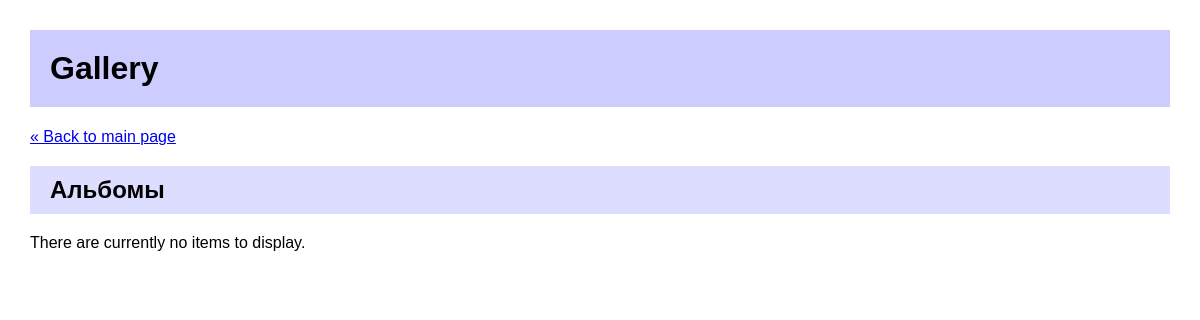
Before: /gallery/items/ with the older database file.
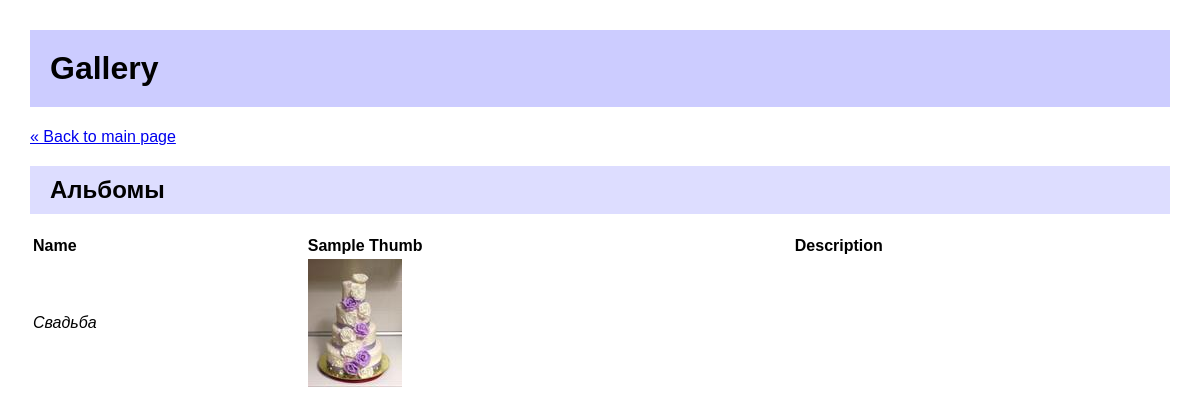
After: the same page with the newer database file.
### items/models/album.py (models this page shows, shortened)
class Album(Model):
    name = CharField(verbose_name="Наименование альбома", max_length=250)
    description = TextField(verbose_name="Характеристики альбома", blank=True, null=True)
    class Meta:
        verbose_name = 'Фотоальбом'
        verbose_name_plural = 'Фотоальбомы'
        ordering = ['name']
    @permalink
    def get_absolute_url(self):
        return ('item_detail', None, dict(object_id=self.id))

### items/views.py (the view)
class AlbumListView(ListView):
    template_name = 'items_list.html'
    context_object_name = 'object_list'
    allow_empty = True
    def get_queryset(self):
        return Album.objects.all()

### context_processors.py (called while the page is built)
def root_url_processor(request):
    return {'ROOT_URL': ROOT_URL}

### items/__init__.py (called while the page is built)
def permalink(func):
    from functools import wraps
    from django.urls import reverse
    @wraps(func)
    def inner(*args, **kwargs):
        tuple = func(*args, **kwargs)
        res = reverse(tuple[0], None, *tuple[1:3])
        return res
    return inner

### items/fields.py (called while the page is built)
    def _add_thumb(self, s):
        parts = s.split(".")
        parts.insert(-1, "thumb")
        if parts[-1].lower() not in ['jpeg', 'jpg']:
            parts[-1] = 'jpg'
        return ".".join(parts)

    @property
    def thumb_url(self):
        return self._add_thumb(self.url)

### items/templates/items_list.html (shortened to what this page needs)
{% extends "base.html" %}
{% block content %}
    <p><a href="{% url index %}">&laquo; Back to main page</a></p>
    <h2>Альбомы</h2>
    {% if object_list %}
        <table>
            <tr>
                <th>Name</th>
                <th>Sample Thumb</th>
                <th>Description</th>
            </tr>
            {% for item in object_list %}
                <tr>
                    <td><i>{{ item.name }}</i></td>
                    <td>
                        {% if item.photo_set.count %}
                            <a href="{{ item.get_absolute_url }}">
                                <img src="{{ item.photo_set.all.0.image.thumb_url }}"/>
                            </a>
                        {% else %}
                            (No photos currently uploaded)
                        {% endif %}
                    </td>
                    <td>{{ item.description }}</td>
                </tr>
            {% endfor %}
        </table>
    {% else %}
        <p>There are currently no items to display.</p>
    {% endif %}
{% endblock %}

Changed rows visible on the page:
added Album: name "Свадьба"
Other visible differences:
text no longer shown: "There are currently no items to display."
text now shown: "Name Sample Thumb Description"
